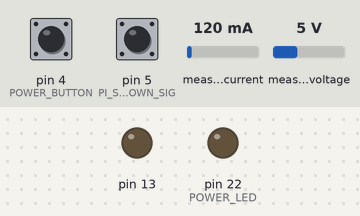
The sketch below on a simulated Arduino Mega 2560, built with avr-gcc and run on an emulated ATmega2560. On the bench: output pins drawn as LEDs (lit = HIGH). The test bench sets the inputs (shaded band); at power-on: pin 4 (POWER_BUTTON) HIGH, pin 5 (PI_SHUTDOWN_SIG) LOW, measured current 120 mA, measured voltage 5 V. Pins used as bus, display or sensor lines are not drawn; what the sketch prints to the serial monitor is not drawn.

Above: at 1.2 s.
1.3 s: pin 4 (POWER_BUTTON) pulled LOW for 3.2 s
At 2.3 s:
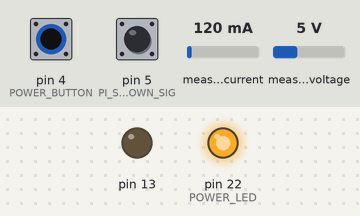
Timing chart, 0 to 4.3 s (numbered marks = the images above; inputs shaded):
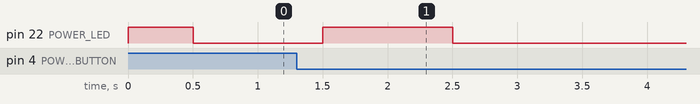

Measured:
- after the input at 1.3 s, pin 22 (POWER_LED): goes on until 2.5 s, then stays LOW

The sketch:

piTablet.ino
```cpp
#include <JC_Button.h>
#include <Wire.h>
#include <Adafruit_INA219.h>

#define POWER_ON_EN   3  //power enable to the 5v regulator
#define POWER_BUTTON  4  //power button used to turning on/off
#define PI_SHUTDOWN_SIG 5 //Silgnal (high) that will tell that the PI is completly shut down

#define POWER_LED     22 //Led will tell the user that Power is ON or OFF (green)
#define BATT_LOW_LED   6 // Battery low LED (Red)

//serial data
const byte numChars = 32;
char receivedChars[numChars];
boolean newData = false;

const char START_MARKER = '<';
const char END_MARKER = '>';
const char SERIAL_READY = 'r';
const char PI_READY = 'b';
const char PI_SHUTDOWN = 's';
const char SEPERATOR = ':';
const char POWER_READING = 'p';
//---------------
enum powerStatus {
  unknown,
  PI_POWER_OFF,
  PI_BOOTED,
  PI_BOOTING,
  SHUTDOWN_REQ,
  PI_SHUTTING_DOWN
};
powerStatus pwrStatus = unknown;

//-- power led
boolean pulseLed = true;
long time = 0;

//----
Adafruit_INA219 ina219;
unsigned long prevPowerReading = 0;
boolean inaWorking = true;

Button powerBtn(POWER_BUTTON);       // define the button

unsigned long displayDelayPrev = 0;

void setup() {

  powerBtn.begin();

  Serial.begin(115200);
  pinMode(POWER_ON_EN, OUTPUT);
  pinMode(PI_SHUTDOWN_SIG, INPUT);
  pinMode(POWER_LED, OUTPUT);

  pinMode(13, OUTPUT);

  digitalWrite(POWER_ON_EN, HIGH); // turn Raspberry pi power.
  //  digitalWrite(13, HIGH); //Turn teensy led on
  //
  //  delay(500);
  //  digitalWrite(13, LOW);
  displayDelayPrev = millis();

  pwrStatus = PI_BOOTING;
  handlePowerLed();

  if (!ina219.begin()) {
    inaWorking  = false;
  }

}

void loop() {

  //    debugDisplay();

  handlePowerButtonAction();

  handlePowerLed();

  verifyPiShutdownPin();

  if (millis() - prevPowerReading > 5000) {
    handlePowerReading();
    prevPowerReading = millis();
  }

  recvWithStartEndMarkers();
  handleData();
}

void handlePowerButtonAction() {

  powerBtn.read();

  if (powerBtn.pressedFor(8000) ) {
    digitalWrite(POWER_ON_EN, LOW);
    analogWrite(POWER_LED, 0); // turn Raspberry pi power.
  } else if (powerBtn.pressedFor(2000) && pwrStatus != SHUTDOWN_REQ) {
    Serial.print(START_MARKER);
    Serial.print(PI_SHUTDOWN);
    Serial.print(END_MARKER);
    pwrStatus = SHUTDOWN_REQ;
  }
}

void handlePowerLed() {

  if (pwrStatus == PI_BOOTING) {
    time = millis();
    int value = 128 + 127 * cos(2 * PI / 2000 * time);
    analogWrite(POWER_LED, value);
    pulseLed = true;

  } else if (pwrStatus == PI_BOOTED && pulseLed) {
    pulseLed = false;
    analogWrite(POWER_LED, 255);
  }
}

void handlePowerReading() {
  if (inaWorking) {
    float shuntvoltage = 0;
    float busvoltage = 0;
    float current_mA = 0;
    float loadvoltage = 0;
    float power_mW = 0;

    shuntvoltage = ina219.getShuntVoltage_mV();
    busvoltage = ina219.getBusVoltage_V();
    current_mA = ina219.getCurrent_mA();
    power_mW = ina219.getPower_mW();
    loadvoltage = busvoltage + (shuntvoltage / 1000);

    if (pwrStatus == PI_BOOTED) {
      Serial.print(START_MARKER);
      Serial.print(busvoltage);
      Serial.print(SEPERATOR);
      Serial.print(shuntvoltage);
      Serial.print(SEPERATOR);
      Serial.print(loadvoltage);
      Serial.print(SEPERATOR);
      Serial.print(current_mA);
      Serial.print(SEPERATOR);
      Serial.print(power_mW);
      Serial.print(END_MARKER);


      //      Serial.print("Bus Voltage:   "); Serial.print(busvoltage); Serial.println(" V");
      //      Serial.print("Shunt Voltage: "); Serial.print(shuntvoltage); Serial.println(" mV");
      //      Serial.print("Load Voltage:  "); Serial.print(loadvoltage); Serial.println(" V");
      //      Serial.print("Current:       "); Serial.print(current_mA); Serial.println(" mA");
      //      Serial.print("Power:         "); Serial.print(power_mW); Serial.println(" mW");
      //      Serial.println("");
    }
  } else {
    Serial.print(F("<INA-OUT>"));
  }
}
void verifyPiShutdownPin() {
  //  PI_SHUTDOWN_SIG
  //SHUTDOWN_REQ
  int sig = digitalRead(PI_SHUTDOWN_SIG);

  if (millis() - displayDelayPrev > 5000) {
    Serial.print(START_MARKER);
    Serial.print(sig);
    Serial.print(END_MARKER);
    displayDelayPrev = millis();
  }

  if (sig == HIGH && (  pwrStatus == PI_BOOTED || pwrStatus == SHUTDOWN_REQ ) ) {
    analogWrite(POWER_LED, 0);
    digitalWrite(POWER_ON_EN, LOW);
  }
}

void recvWithStartEndMarkers() {
  static boolean recvInProgress = false;
  static byte ndx = 0;
  //  char startMarker = '<';
  //  char endMarker = '>';
  char rc;

  while (Serial.available() > 0 && newData == false) {
    rc = Serial.read();

    if (recvInProgress == true) {
      if (rc != END_MARKER) {
        receivedChars[ndx] = rc;
        ndx++;
        if (ndx >= numChars) {
          ndx = numChars - 1;
        }
      }
      else {
        receivedChars[ndx] = '\0'; // terminate the string
        recvInProgress = false;
        ndx = 0;
        newData = true;
      }
    }

    else if (rc == START_MARKER) {
      recvInProgress = true;
    }
  }
}

void handleData() {
  if (newData == true) {
    newData = false;
    if (receivedChars[0] == PI_READY && pwrStatus != SHUTDOWN_REQ) {
      pwrStatus = PI_BOOTED;
      Serial.print(START_MARKER);
      Serial.print(SERIAL_READY);
      Serial.print(END_MARKER);
      Serial.flush();

    }
  }
}


void debugDisplay() {

  if (millis() - displayDelayPrev > 500) {

    Serial.print(F("PWR btn read: "));
    Serial.println(powerBtn.read());
    if (powerBtn.read() == HIGH) {
      digitalWrite(13, HIGH);
    } else {
      digitalWrite(13, LOW);
    }

    displayDelayPrev = millis();
  }
}
```
